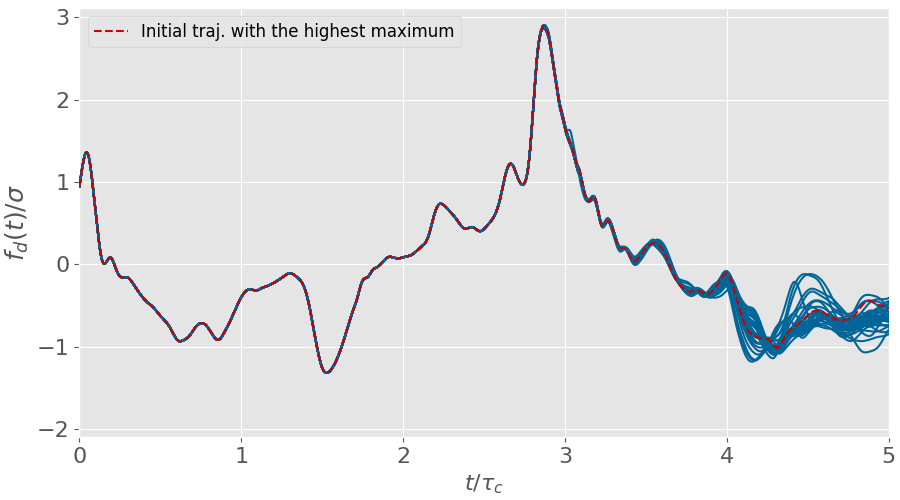

Write the Python code that produced this figure.
import numpy as np
import matplotlib.pyplot as plt
from os.path import abspath, dirname, join, basename, splitext

plt.style.use('ggplot')

# This scripts produces a figure that illustrates how the resampled trajectories eventually
# concentrate on a unique trajectory. 
#
# Original data can be found in
# It shows that that the TAMS does not lead to higher fluctuations, with respect to the
# initial ensemble of trajectories.
# /home/thibault/transition_hdd/thibault/These/AMS/libTAMS/tests/experience_lbm/plots_instant_32_5/
# Original MATLAB script is plot_pre_extinct.m

prefix = '/home/tlestang/transition_hdd/thibault/These/AMS/libTAMS/tests/experience_lbm/' \
        +'data/instant_32_5/'

# Defines average and std of drag process, compute over the control run
m = 0.0252
sig = 0.0412

# Defines relevant parameters of the TAMS experiment
Nc = 32;
Ta = 5;

tspan = np.linspace(0,5,5000)
maxArray=np.zeros(Nc)
# Init. figure
fig,ax = plt.subplots(figsize=(8,5), constrained_layout=True)

for i in range(0,Nc):
    x = np.fromfile(prefix+'traj_{:d}_costFunc_iter_0.dat'.format(i))
    x=(x-m)/sig
    ax.plot(tspan, x, color='#006699',zorder=i+1)
    maxArray[i] = np.amax(x)

maxIdx = np.argmax(maxArray)
ax.lines[maxIdx].set_color('#cc0000')
ax.lines[maxIdx].set_linewidth(1.5)
ax.lines[maxIdx].set_linestyle('--')
ax.lines[maxIdx].set_zorder(Nc+1)
ax.lines[maxIdx].set_label('Initial traj. with the highest maximum')
print(maxIdx)
nbKilledTraj = np.fromfile(prefix+'nbKilledTraj.dat', dtype='int32')
killedTraj = np.fromfile(prefix+'killedTraj.dat', dtype='int32')
for t in range(1,182):
    for i in range(0,nbKilledTraj[t-1]):
        ktIdx = killedTraj[t+i-1]
        x = np.fromfile(prefix+'traj_{:d}_costFunc_iter_{:d}.dat'.format(ktIdx,t))
        x=(x-m)/sig
        ax.lines[ktIdx].set_ydata(x)

ax.set_xlabel(r'$t / \tau_c$',fontsize=22)
ax.set_ylabel(r'$f_d(t) / \sigma$',fontsize=22)
ax.tick_params(axis="x", labelsize=18)
ax.tick_params(axis="y", labelsize=18)

ax.legend(loc='best', fontsize=18)
ax.set_xlim((0,5))

fname = join(
    abspath(dirname(__file__)), basename(splitext(__file__)[0]) + ".eps"
    )
plt.savefig(fname)
